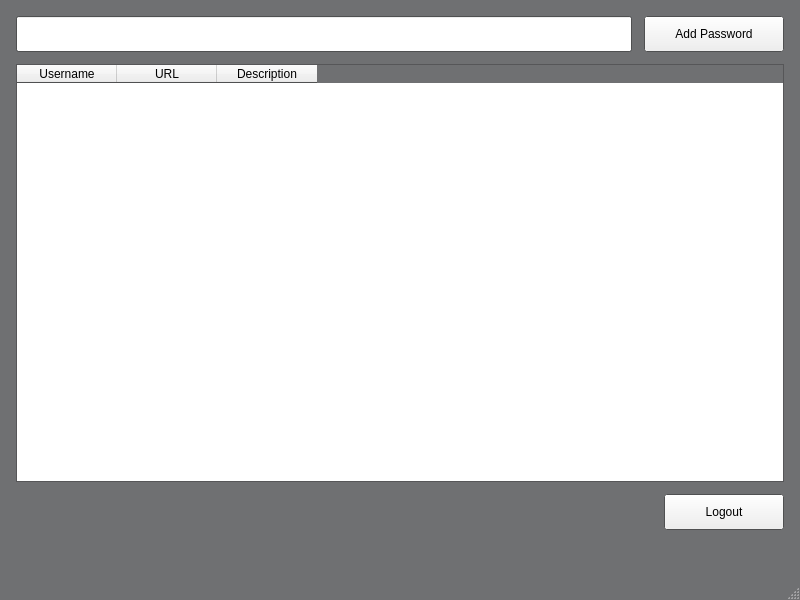
<?xml version="1.0" encoding="UTF-8"?>
<ui version="4.0">
 <class>MainWindow</class>
 <widget class="QMainWindow" name="MainWindow">
  <property name="geometry">
   <rect>
    <x>0</x>
    <y>0</y>
    <width>800</width>
    <height>600</height>
   </rect>
  </property>
  <property name="palette">
   <palette>
    <active>
     <colorrole role="WindowText">
      <brush brushstyle="SolidPattern">
       <color alpha="217">
        <red>255</red>
        <green>255</green>
        <blue>255</blue>
       </color>
      </brush>
     </colorrole>
     <colorrole role="Window">
      <brush brushstyle="SolidPattern">
       <color alpha="255">
        <red>111</red>
        <green>112</green>
        <blue>114</blue>
       </color>
      </brush>
     </colorrole>
     <colorrole role="HighlightedText">
      <brush brushstyle="SolidPattern">
       <color alpha="217">
        <red>242</red>
        <green>247</green>
        <blue>239</blue>
       </color>
      </brush>
     </colorrole>
     <colorrole role="Link">
      <brush brushstyle="SolidPattern">
       <color alpha="255">
        <red>172</red>
        <green>156</green>
        <blue>30</blue>
       </color>
      </brush>
     </colorrole>
    </active>
    <inactive>
     <colorrole role="WindowText">
      <brush brushstyle="SolidPattern">
       <color alpha="217">
        <red>255</red>
        <green>255</green>
        <blue>255</blue>
       </color>
      </brush>
     </colorrole>
     <colorrole role="Window">
      <brush brushstyle="SolidPattern">
       <color alpha="255">
        <red>111</red>
        <green>112</green>
        <blue>114</blue>
       </color>
      </brush>
     </colorrole>
     <colorrole role="HighlightedText">
      <brush brushstyle="SolidPattern">
       <color alpha="217">
        <red>242</red>
        <green>247</green>
        <blue>239</blue>
       </color>
      </brush>
     </colorrole>
     <colorrole role="Link">
      <brush brushstyle="SolidPattern">
       <color alpha="255">
        <red>172</red>
        <green>156</green>
        <blue>30</blue>
       </color>
      </brush>
     </colorrole>
    </inactive>
    <disabled>
     <colorrole role="Base">
      <brush brushstyle="SolidPattern">
       <color alpha="255">
        <red>111</red>
        <green>112</green>
        <blue>114</blue>
       </color>
      </brush>
     </colorrole>
     <colorrole role="Window">
      <brush brushstyle="SolidPattern">
       <color alpha="255">
        <red>111</red>
        <green>112</green>
        <blue>114</blue>
       </color>
      </brush>
     </colorrole>
     <colorrole role="HighlightedText">
      <brush brushstyle="SolidPattern">
       <color alpha="217">
        <red>242</red>
        <green>247</green>
        <blue>239</blue>
       </color>
      </brush>
     </colorrole>
     <colorrole role="Link">
      <brush brushstyle="SolidPattern">
       <color alpha="255">
        <red>172</red>
        <green>156</green>
        <blue>30</blue>
       </color>
      </brush>
     </colorrole>
    </disabled>
   </palette>
  </property>
  <property name="windowTitle">
   <string>Password Manager</string>
  </property>
  <widget class="QWidget" name="centralwidget">
   <widget class="QPushButton" name="login_btn">
    <property name="geometry">
     <rect>
      <x>290</x>
      <y>290</y>
      <width>180</width>
      <height>50</height>
     </rect>
    </property>
    <property name="text">
     <string>Login</string>
    </property>
   </widget>
   <widget class="QPushButton" name="create_acc_btn">
    <property name="geometry">
     <rect>
      <x>290</x>
      <y>340</y>
      <width>180</width>
      <height>50</height>
     </rect>
    </property>
    <property name="text">
     <string>Create Account</string>
    </property>
    <property name="autoDefault">
     <bool>false</bool>
    </property>
    <property name="default">
     <bool>false</bool>
    </property>
    <property name="flat">
     <bool>false</bool>
    </property>
   </widget>
   <widget class="QLineEdit" name="username_input">
    <property name="geometry">
     <rect>
      <x>290</x>
      <y>230</y>
      <width>180</width>
      <height>20</height>
     </rect>
    </property>
   </widget>
   <widget class="QLineEdit" name="password_input">
    <property name="geometry">
     <rect>
      <x>290</x>
      <y>260</y>
      <width>180</width>
      <height>20</height>
     </rect>
    </property>
   </widget>
   <widget class="QLabel" name="username_label">
    <property name="enabled">
     <bool>true</bool>
    </property>
    <property name="geometry">
     <rect>
      <x>180</x>
      <y>230</y>
      <width>80</width>
      <height>20</height>
     </rect>
    </property>
    <property name="text">
     <string>Username:</string>
    </property>
   </widget>
   <widget class="QLabel" name="password_label">
    <property name="enabled">
     <bool>true</bool>
    </property>
    <property name="geometry">
     <rect>
      <x>180</x>
      <y>260</y>
      <width>80</width>
      <height>20</height>
     </rect>
    </property>
    <property name="text">
     <string>Password:</string>
    </property>
   </widget>
   <widget class="QLineEdit" name="search_input">
    <property name="geometry">
     <rect>
      <x>16</x>
      <y>16</y>
      <width>616</width>
      <height>36</height>
     </rect>
    </property>
   </widget>
   <widget class="QTableWidget" name="password_table">
    <property name="geometry">
     <rect>
      <x>16</x>
      <y>64</y>
      <width>768</width>
      <height>418</height>
     </rect>
    </property>
    <column>
     <property name="text">
      <string>Username</string>
     </property>
    </column>
    <column>
     <property name="text">
      <string>URL</string>
     </property>
    </column>
    <column>
     <property name="text">
      <string>Description</string>
     </property>
    </column>
   </widget>
   <widget class="QPushButton" name="password_add_btn">
    <property name="geometry">
     <rect>
      <x>644</x>
      <y>16</y>
      <width>140</width>
      <height>36</height>
     </rect>
    </property>
    <property name="text">
     <string>Add Password</string>
    </property>
   </widget>
   <widget class="QPushButton" name="logout_btn">
    <property name="geometry">
     <rect>
      <x>664</x>
      <y>494</y>
      <width>120</width>
      <height>36</height>
     </rect>
    </property>
    <property name="text">
     <string>Logout</string>
    </property>
   </widget>
   <zorder>login_btn</zorder>
   <zorder>create_acc_btn</zorder>
   <zorder>username_input</zorder>
   <zorder>password_input</zorder>
   <zorder>username_label</zorder>
   <zorder>password_label</zorder>
   <zorder>search_input</zorder>
   <zorder>password_table</zorder>
   <zorder>password_add_btn</zorder>
   <zorder>logout_btn</zorder>
  </widget>
  <widget class="QMenuBar" name="menubar">
   <property name="geometry">
    <rect>
     <x>0</x>
     <y>0</y>
     <width>800</width>
     <height>24</height>
    </rect>
   </property>
  </widget>
  <widget class="QStatusBar" name="statusbar"/>
 </widget>
 <resources/>
 <connections/>
</ui>
